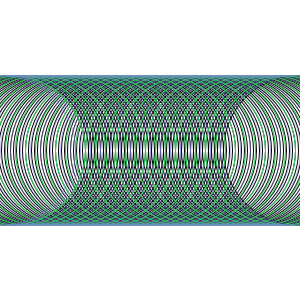
Frame 1 (no input)
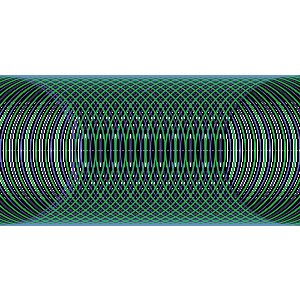
Frame 60 (the mouse pressed at the canvas centre just before this capture)
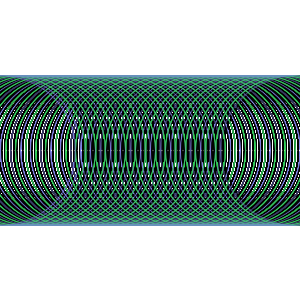
Frame 120 (the mouse held since frame 60 and released just before this capture)

The Processing sketch that drew these frames (run headless with seeded random() and noise(); from frame 60 on, the mouse is pressed at the canvas centre):

// Processing sketch: processing_69112
// ── processing_69112.pde

void setup ()
{
  size(300, 300);
  smooth();
  noFill();
  background(255);
}
void draw()
{
  loop1();
  loop2();
  loop3();
}
void loop1()
{
  stroke(0);
  int x= 10;
  while (x<300)
  {
    ellipse(x, 150, 150, 150);
    x=x+3;
  }
}
void loop2()
{
  stroke(0, 255, 0);
  int x=10;
  while (x<300)
  {
    ellipse(x, 150, 150, 150);
    x=x+10;
  }
}
void loop3()
{
  stroke(124,127,224,125);
  int x=0;
  while (x<300)
  {
    ellipse(x, 150, 150, 150);
    x=x+5;
  }
}
